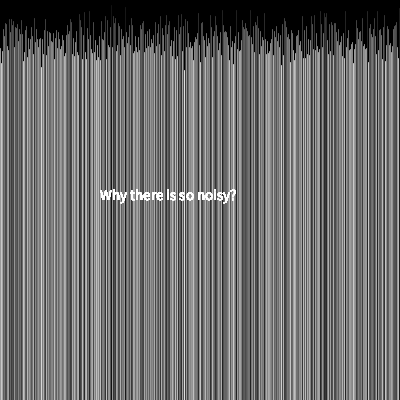
Frame 1 (no input)
Frame 60 (the mouse pressed at the canvas centre just before this capture): identical to frame 1, image omitted
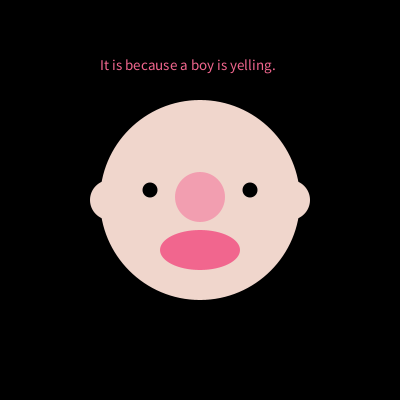
Frame 120 (the mouse held since frame 60 and released just before this capture)

The Processing sketch that drew these frames (run headless with seeded random() and noise(); from frame 60 on, the mouse is pressed at the canvas centre):

// Processing sketch: processing_110905
// ── processing_110905.pde

float noiseScale=2; //declare the noice scale

void setup() {
size(400,400);//indicate the window size
background(255); //indicate background color of the window
 }
 
void draw() {

//if-else structure
if(mousePressed == true) { //if we click the mouse, the boy and the sentence will appear
background(0);

fill(240,214,204);
ellipse(200, 200, 200, 200);//create the face

fill(240,214,204);
ellipse(110, 200, 40, 40);//create the ears

fill(240,214,204);
ellipse(290, 200, 40, 40);//create the ears

fill(0);  
ellipse(150, 190, 15, 15);//create the eyes

fill(0);  
ellipse(250, 190, 15, 15);//create the eyes

fill(242,158,176);  
ellipse(200, 197, 50, 50);//create the nose

fill(241,102,142);  
ellipse(200, 250, 80, 40);//create the mouth


noStroke();
textSize(15); //set the font size
text("It is because a boy is yelling.",100, 70); //add the sentence''It is because a boy is yelling.''

}

else {

background(0); //set the background color
for (int x=0; x < width; x++) {

float noiseVal = noise((mouseX+x)*noiseScale, 
                            mouseY*noiseScale);
stroke(noiseVal*255);
line(x, mouseY+noiseVal*80, x, height);
                            
                            
                            
textSize(15); //set the font size
text("Why there is so noisy?",100, 200); //add the sentence"Why there is so noisy?"
  }
}
}
